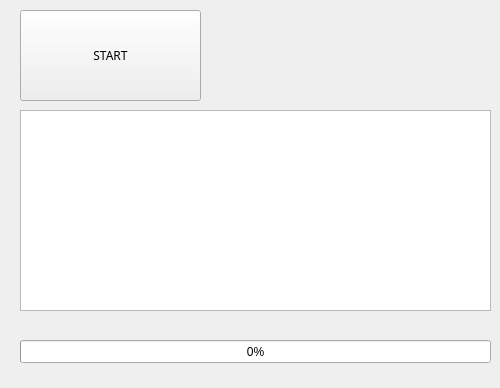
<?xml version="1.0" encoding="UTF-8"?>
<ui version="4.0">
 <class>widget</class>
 <widget class="QWidget" name="widget">
  <property name="geometry">
   <rect>
    <x>0</x>
    <y>0</y>
    <width>500</width>
    <height>388</height>
   </rect>
  </property>
  <property name="windowTitle">
   <string>Form</string>
  </property>
  <widget class="QPushButton" name="btnStart">
   <property name="geometry">
    <rect>
     <x>20</x>
     <y>10</y>
     <width>181</width>
     <height>91</height>
    </rect>
   </property>
   <property name="font">
    <font>
     <family>굴림</family>
    </font>
   </property>
   <property name="text">
    <string>START</string>
   </property>
  </widget>
  <widget class="QProgressBar" name="pgbTask">
   <property name="geometry">
    <rect>
     <x>20</x>
     <y>340</y>
     <width>471</width>
     <height>23</height>
    </rect>
   </property>
   <property name="value">
    <number>0</number>
   </property>
  </widget>
  <widget class="QTextBrowser" name="txbLog">
   <property name="geometry">
    <rect>
     <x>20</x>
     <y>110</y>
     <width>471</width>
     <height>201</height>
    </rect>
   </property>
  </widget>
 </widget>
 <resources/>
 <connections/>
</ui>
